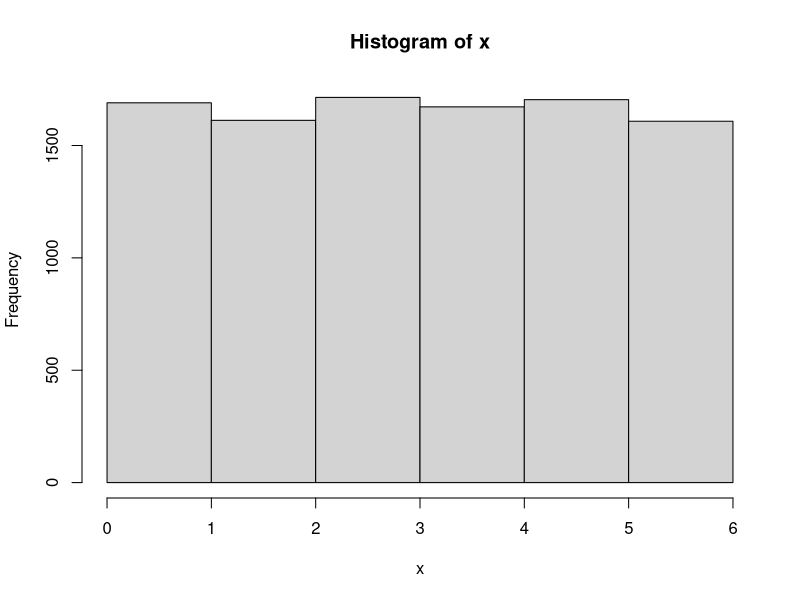
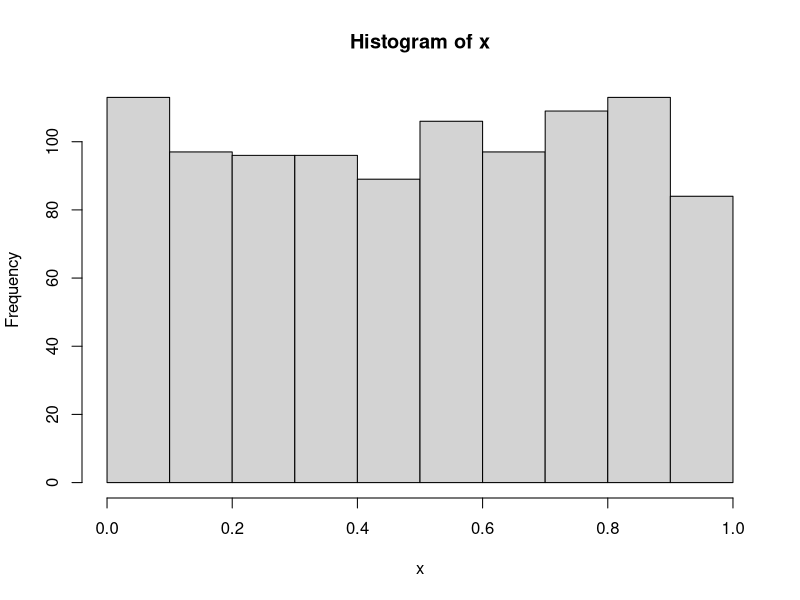
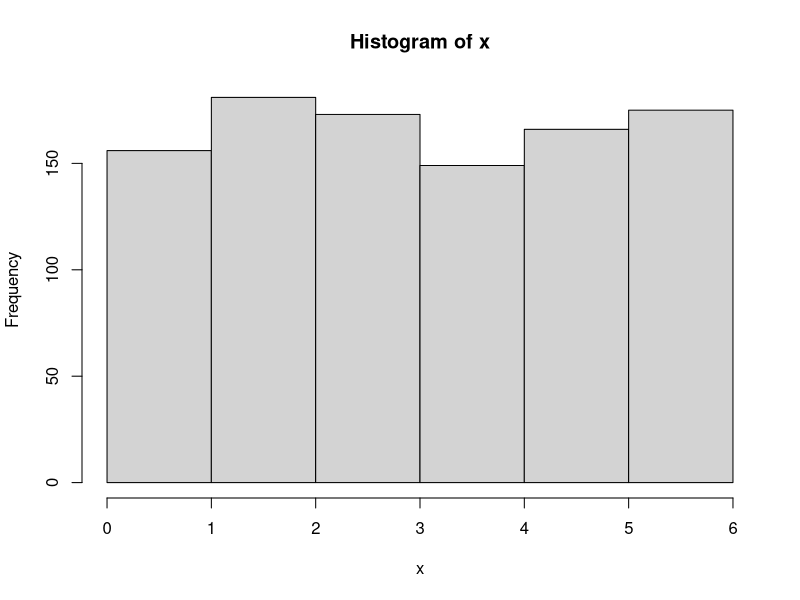
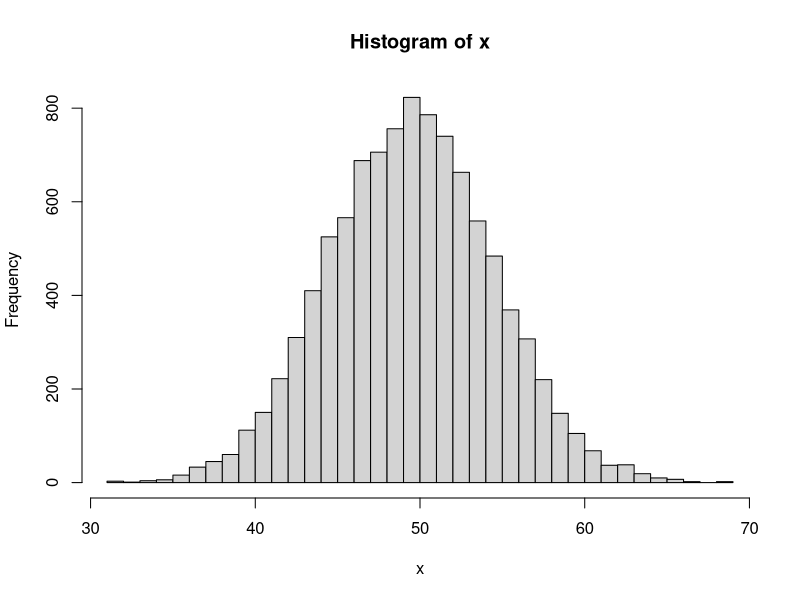
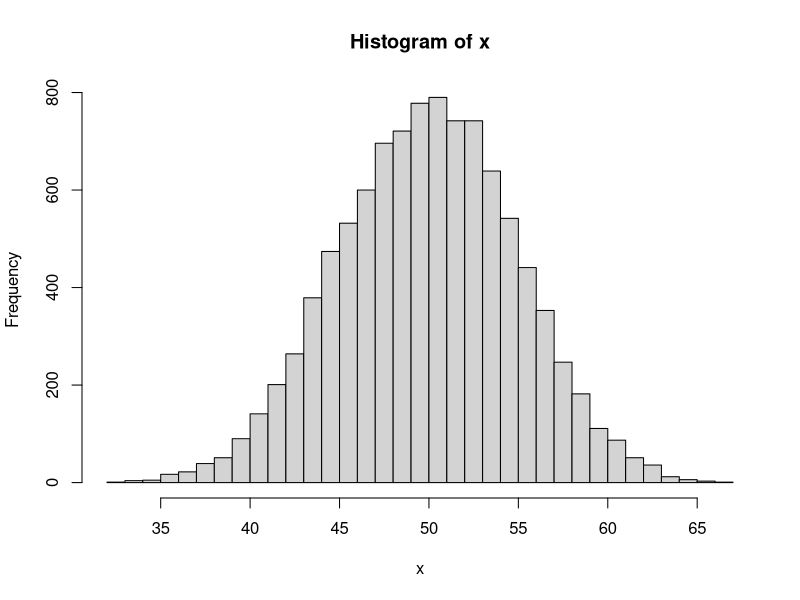

Write the R code that produced these figures, in order.
## ---- chunk 1
x <- sample(x = 1:6,        # 範囲
            size = 10000,   # 乱数の数
            replace = TRUE) # 重複あり
hist(x, breaks = 0:6) # ヒストグラム
## ---- chunk 2
x <- runif(min = 0,  # 最小
           max = 1,  # 最大
           n = 1000) # 乱数の数
hist(x)
## ---- chunk 3
x <- as.integer(      # 整数に変換
  runif(min = 1,      # 最小
        max = 7,      # 最大 + 1
        n = 1000))    # 乱数の数
hist(x, breaks = 0:6) # 結果は割愛
## ---- chunk 4
n <- 100
p <- 0.5
r <- 10000
x <- rbinom(size = n, # 試行回数
            prob = p, # 確率
            n = r)    # 乱数の数
hist(x, breaks = max(x) - min(x))
## ---- chunk 5
r <- 10000
x <- rnorm(mean = 50, # 平均
           sd = 5,    # 標準偏差
           n = r)     # 乱数の数
hist(x, breaks = 40)
## ---- chunk 6
library(tidyverse)

f <- function(k) {
  n <- 10000
  tmp <- replicate(n = n, expr = g(rnorm(n =  k, sd = 3)))
  list(k = k,
       mean = mean(tmp),       # 平均
       se = sd(tmp) / sqrt(n)) # 標準誤差
}
## ---- chunk 7
g <- var
c(10, 20, 30) %>% map_dfr(f)
#> # A tibble: 3 x 3
#>       k  mean     se
#>   <dbl> <dbl>  <dbl>
#> 1    10  8.98 0.0427
#> 2    20  8.97 0.0288
#> 3    30  9.03 0.0233
## ---- chunk 8
g <- sd
c(5, 10, 15, 20) %>% map_dfr(f)
#> # A tibble: 3 x 3
#>       k  mean      se
#>   <dbl> <dbl>   <dbl>
#> 1    10  2.92 0.00701
#> 2    20  2.95 0.00481
#> 3    30  2.97 0.00394
## ---- chunk 9
g <- function(x) {
  n <- length(x)
  sd(x) *
    sqrt((n - 1) / 2) *
    gamma((n - 1) / 2) /
    gamma(n / 2)
}
c(10, 20, 30) %>% map_dfr(f)
#> # A tibble: 3 x 3
#>       k  mean      se
#>   <dbl> <dbl>   <dbl>
#> 1    10  3.00 0.00717
#> 2    20  2.99 0.00488
#> 3    30  3.00 0.00396
